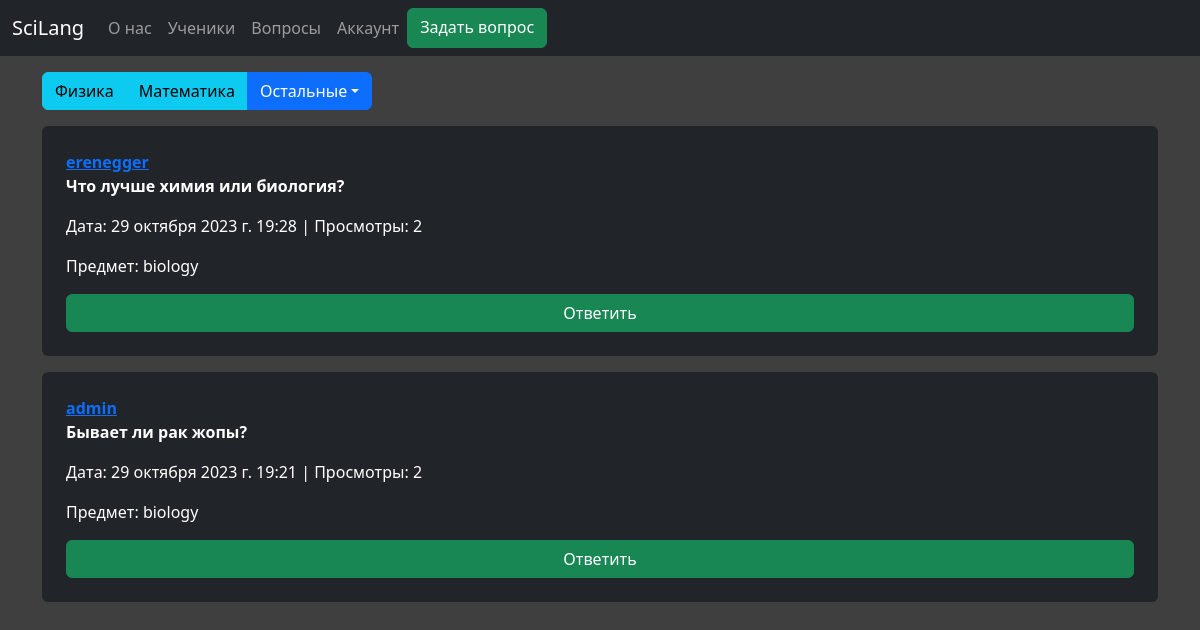
Page /questions/ (signed in) on the committed database.
### forum/models.py (models this page shows, shortened)
class Questions(models.Model):
    image = models.ImageField(upload_to='questions', null=True)
    subject = models.TextField()
    title = models.CharField(max_length=10000, unique=True)
    content = models.TextField()
    author = models.ForeignKey(ForumUser, on_delete=models.CASCADE)
    date = models.DateTimeField(auto_now_add=True)
    views = models.ManyToManyField(ForumUser, related_name='post_views', blank=True)
    class Meta:
        verbose_name = "Question"

class ForumUser(AbstractUser):
    profile_image = models.ImageField(upload_to='profile_photos', null=True)
    verified = models.BooleanField(null=True, default=False)
    unique_token = models.TextField(null=True)
    grade = models.IntegerField(null=True)
    email = models.EmailField(unique=True)
    post_creating = models.BooleanField(null=True, default=False)
    def __str__(self):
        return self.username
    class Meta:
        verbose_name = "User"

### forum/views.py (the view)
# urls.py: path('questions/', views.questions),
def questions(request):
    filter_query = request.GET.get('order_by')
    if not filter_query:
        questions = Questions.objects.all().order_by('-date')
    else:
        questions = Questions.objects.filter(subject=filter_query)
    for question in questions:
        if not request.user in question.views.all():
            question.views.add(request.user)
    return render(request, 'questions.html', context={'questions': questions})

### forum/templates/questions.html (shortened to what this page needs)
<!DOCTYPE html>
{% load static %}
<html>
<head>
    <link rel="stylesheet" href='{% static "css/style.css" %}?{% now "U" %}'>
    <link href="https://cdn.jsdelivr.net/npm/bootstrap@5.3.2/dist/css/bootstrap.min.css" rel="stylesheet">
</head>
<body class="body-custom">
    <nav class="navbar navbar-expand-sm bg-dark navbar-dark">
        <div class="container-fluid">
            <a class="nav-link navbar-brand" href="/">SciLang</a>
            <div class="collapse navbar-collapse" id="collapsibleNavbar">
                <ul class="navbar-nav">
                    <li class="nav-item">
                        <a class="nav-link" href="/about">О нас</a>
                    </li>
                    <li class="nav-item">
                        <a class="nav-link" href="/userslist">Ученики</a>
                    </li>
                    <li class="nav-item">
                        <a class="nav-link" href="/questions">Вопросы</a>
                    </li>
                    {% if not request.user.is_authenticated %}
                        <li class="nav-item">
                            <a class="nav-link" href="/auth">Авторизация</a>
                        </li>
                        <li class="nav-item">
                            <a class="nav-link" href="/reg">Регистрация</a>
                        </li>
                    {% else %}
                        <li class="nav-item">
                            <a class="nav-link" href="{% url 'user' request.user.username %}">Аккаунт</a>
                        </li>
                        <li class="nav-item d-grid">
                            <a class="btn btn-success btn-block" href="/ask">Задать вопрос</a>
                        </li>
                    {% endif %}
                </ul>
            </div>
        </div>
    </nav>
    <div class="container d-flex justify-content-between mt-3">
        <div class="btn-group">
            <a class="btn btn-info" href="/questions?order_by=physics">Физика</a>
            <a class="btn btn-info" href="/questions?order_by=math">Математика</a>
            <div class="btn-group">
                <button type="button" class="btn btn-primary dropdown-toggle" data-bs-toggle="dropdown">Остальные</button>
            </div>
        </div>
    </div>
    <div class="container">
        {% for question in questions %}
            <div class="container text-white bg-dark mt-3 my-3 d-grid p-4 rounded">
                <a href="{% url 'user' question.author %}" class="username_show"><b>{{ question.author }}</b></a>
                <b><p>{{ question.title }}</p></b>
                <p>Дата: {{ question.date }} | Просмотры: {{ question.views.count }}</p>
                <p>Предмет: {{ question.subject }}</p>
                <a class="btn btn-success btn-block" href="{% url 'q_details' question.subject question.id %}">Ответить</a>
            </div>
        {% endfor %}
    </div>
</body>
</html>

### static/css/style.css (style rules this page uses)
.body-custom { background-color: #3f3f3f; }

### rows in the picture
Questions: author "erenegger", title "Что лучше химия или биология?", date "29 октября 2023 г. 19:28", views.count "2", subject "biology"
Questions: author "admin", title "Бывает ли рак жопы?", date "29 октября 2023 г. 19:21", views.count "2", subject "biology"
